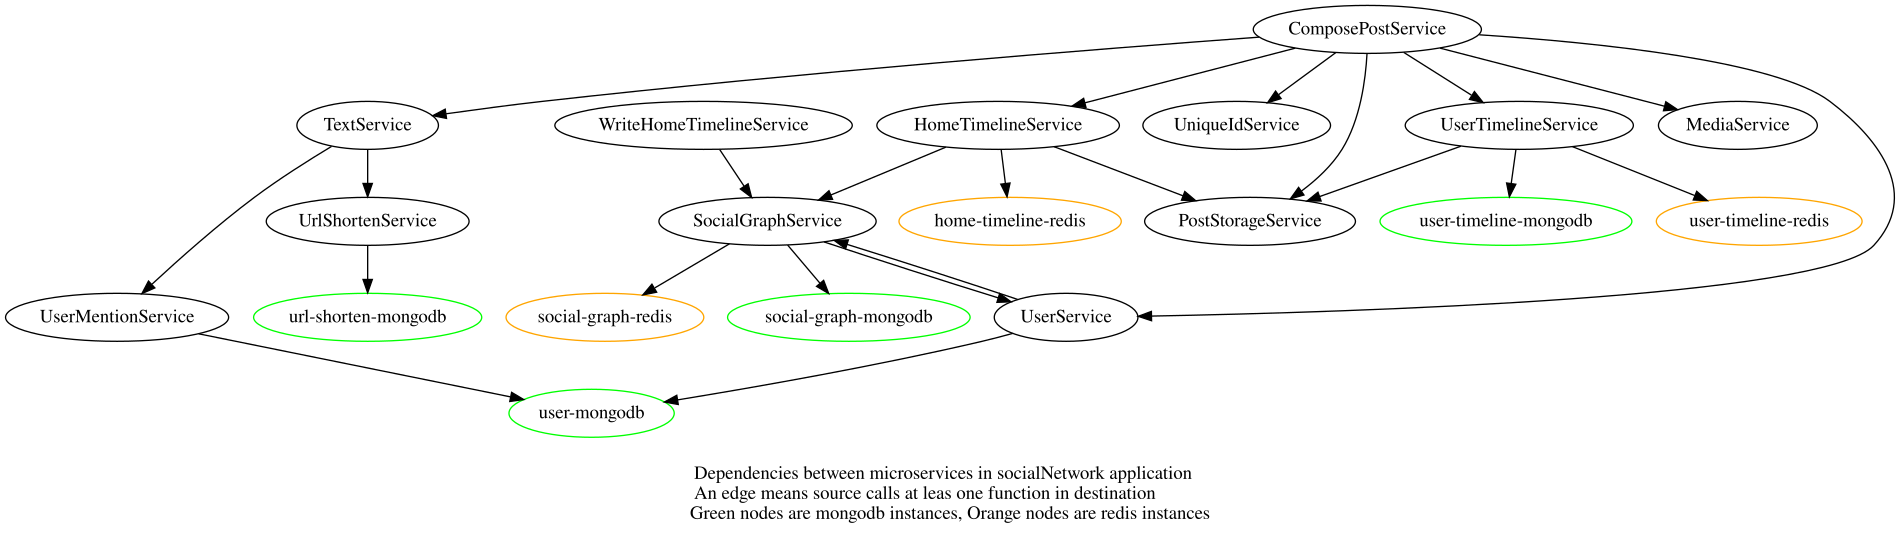

This chart was generated by the following Python code:
import subprocess
import os
import re
import sys

if __name__ == '__main__':
    if len(sys.argv) != 2:
        print(("USAGE: %s <DeathStarBench application name (eg. socialNetwork)>") % sys.argv[0])
        sys.exit(0)
    app_name = sys.argv[1]

    deps = {}
    os.chdir(("../../%s/src" % app_name))
    for line in subprocess.run(["grep", "-r", "-I", "ThriftClient<.*ServiceClient>"], stdout=subprocess.PIPE).stdout.decode('utf-8').splitlines():
        line = line.replace("::", "?")
        [f, t] = line.split(':')
        f = f.strip()
        t = t.strip()

        [f, _] = f.split('/')
        if not f.endswith("Service"):
            raise Exception()

        [t] = re.findall("ThriftClient<(.*)Client>", t)
        if not t.endswith("Service"):
            raise Exception()

        if f not in deps:
            deps[f] = set()

        deps[f].add(t)

    #print(deps)

    print(("digraph us_%s {") % app_name)
    print(("label=\"\\lDependencies between microservices in %s application\\lAn edge means source calls at leas one function in destination\\lGreen nodes are mongodb instances, Orange nodes are redis instances\"\n") % app_name)
    printed_nodes = set()
    for f, ts in deps.items():
        for t in ts:
            if not f in printed_nodes:
                print(("\t%s [label=\"%s\"];" % (f, f)))
                printed_nodes.add(f)
            if not t in printed_nodes:
                print(("\t%s [label=\"%s\"];" % (t, t)))
                printed_nodes.add(t)

            print(("\t%s -> %s;" % (f, t)))

    # redis dependencies
    deps = {}
    for line in subprocess.run(['grep', '-r', '-I', 'init_redis_client_pool'], stdout=subprocess.PIPE).stdout.decode('utf-8').splitlines():
        line = line.replace("::", "?")
        [f, t] = line.split(':')
        f = f.strip()
        t = t.strip()
        if f == "utils_redis.h":
            continue
        [f, _] = f.split('/')
        if not f.endswith("Service"):
            raise Exception()

        [t] = re.findall("init_redis_client_pool\(.+,\s*(.*)\)", t)
        if not t.startswith('"') or not t.endswith('"'):
            raise Exception(line)
        t = t[1:-1] + "-redis"
        if f not in deps:
            deps[f] = set()
        deps[f].add(t)

    for f, ts in deps.items():
        for t in ts:
            if not f in printed_nodes:
                print(("\t%s [label=\"%s\"];" % (f, f)))
                printed_nodes.add(f)
            if not t in printed_nodes:
                print(("\t\"%s\" [label=\"%s\",color=orange];" % (t, t)))
                printed_nodes.add(t)
            print(("\t%s -> \"%s\";" % (f, t)))


    # mongo
    deps = {}
    for line in subprocess.run(['grep', '-r', '-I', 'init_mongodb_client_pool'], stdout=subprocess.PIPE).stdout.decode('utf-8').splitlines():
        line = line.replace("::", "?")
        [f, t] = line.split(':')
        f = f.strip()
        t = t.strip()
        if f == "utils_mongodb.h":
            continue
        [f, _] = f.split('/')
        if not f.endswith("Service"):
            if f == "PostStorageSerivce":
                f = "PostStorageService"
                continue
            raise Exception(f+"\n"+t+"\n"+line)

        [t] = re.findall("init_mongodb_client_pool\(.+,\s*(.*)\s*,.*\)", t)
        if not t.startswith('"') or not t.endswith('"'):
            raise Exception(line)
        t = t[1:-1] + "-mongodb"
        if f not in deps:
            deps[f] = set()
        deps[f].add(t)

    for f, ts in deps.items():
        for t in ts:
            if not f in printed_nodes:
                print(("\t%s [label=\"%s\"];" % (f, f)))
                printed_nodes.add(f)
            if not t in printed_nodes:
                print(("\t\"%s\" [label=\"%s\",color=green];" % (t, t)))
                printed_nodes.add(t)
            print(("\t%s -> \"%s\";" % (f, t)))




    # microservices that haven't appeared yet
    for line in subprocess.run(["find", ".", "-type", "d"], stdout=subprocess.PIPE).stdout.decode('utf-8').splitlines():
        us = line.replace(".", "").replace("/","").strip()
        if not us:
            continue
        if us == "PostStorageSerivce":
            us = "PostStorageService"
        if not us in printed_nodes:
            print(("\t%s [label=\"%s\"];" % (us, us)))
    print("}")
